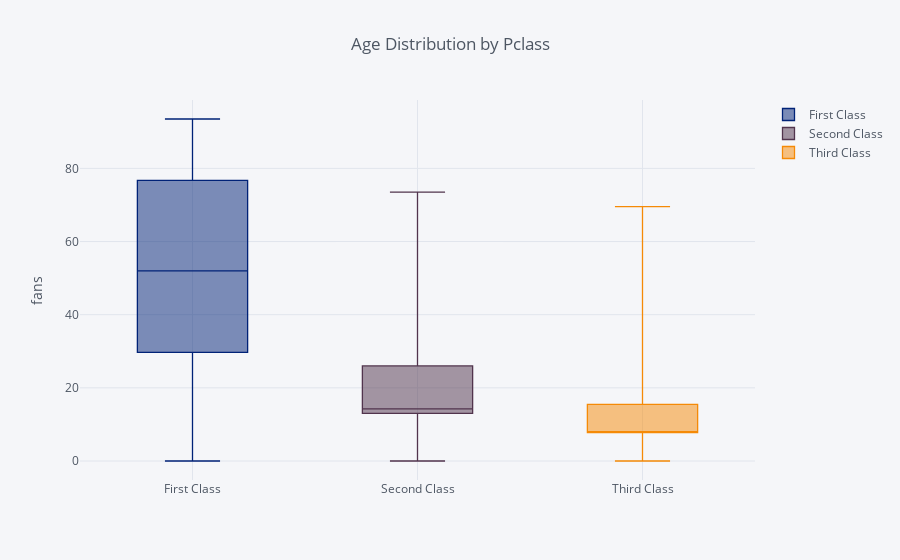

This figure's notebook cell:
### Markdown cell above
## **Age, Fare & Pclass analysis**

### Code cell
train_df_without_fareoutliers = train_df[train_df['Fare'] < 100]
train_df_without_fareoutliers.pivot(columns='Pclass', values='Fare').iplot(
        kind='box',
        barmode='stack',
        yTitle='fans',
        title='Age Distribution by Pclass',
        colors=['#002277', '#51344D', '#F58A07'])

### Figure 1 — Plotly figure (JSON) as saved in the notebook; plotly's stock layout.template omitted (floating-point values rounded to 4 significant figures; data arrays with more than 128 entries replaced by an {"elided": "..."} marker saying what was removed)
{"data": [{"boxpoints": false, "line": {"width": 1.3}, "marker": {"color": "rgba(0, 34, 119, 1.0)"}, "name": "First Class", "orientation": "v", "type": "box", "uid": "b5550320-7110-4cb2-ba60-871126efbcdf", "y": {"elided": "838 float values"}}, {"boxpoints": false, "line": {"width": 1.3}, "marker": {"color": "rgba(81, 52, 77, 1.0)"}, "name": "Second Class", "orientation": "v", "type": "box", "uid": "6a17ff16-9cac-4cad-b6d8-eeea52f85132", "y": {"elided": "838 float values"}}, {"boxpoints": false, "line": {"width": 1.3}, "marker": {"color": "rgba(245, 138, 7, 1.0)"}, "name": "Third Class", "orientation": "v", "type": "box", "uid": "41209970-78f0-48aa-813b-d5d2dd8da87f", "y": {"elided": "838 float values"}}], "layout": {"barmode": "stack", "legend": {"bgcolor": "#F5F6F9", "font": {"color": "#4D5663"}}, "paper_bgcolor": "#F5F6F9", "plot_bgcolor": "#F5F6F9", "title": {"font": {"color": "#4D5663"}, "text": "Age Distribution by Pclass"}, "xaxis": {"gridcolor": "#E1E5ED", "showgrid": true, "tickfont": {"color": "#4D5663"}, "title": {"font": {"color": "#4D5663"}, "text": ""}, "zerolinecolor": "#E1E5ED"}, "yaxis": {"gridcolor": "#E1E5ED", "showgrid": true, "tickfont": {"color": "#4D5663"}, "title": {"font": {"color": "#4D5663"}, "text": "fans"}, "zerolinecolor": "#E1E5ED"}}}
